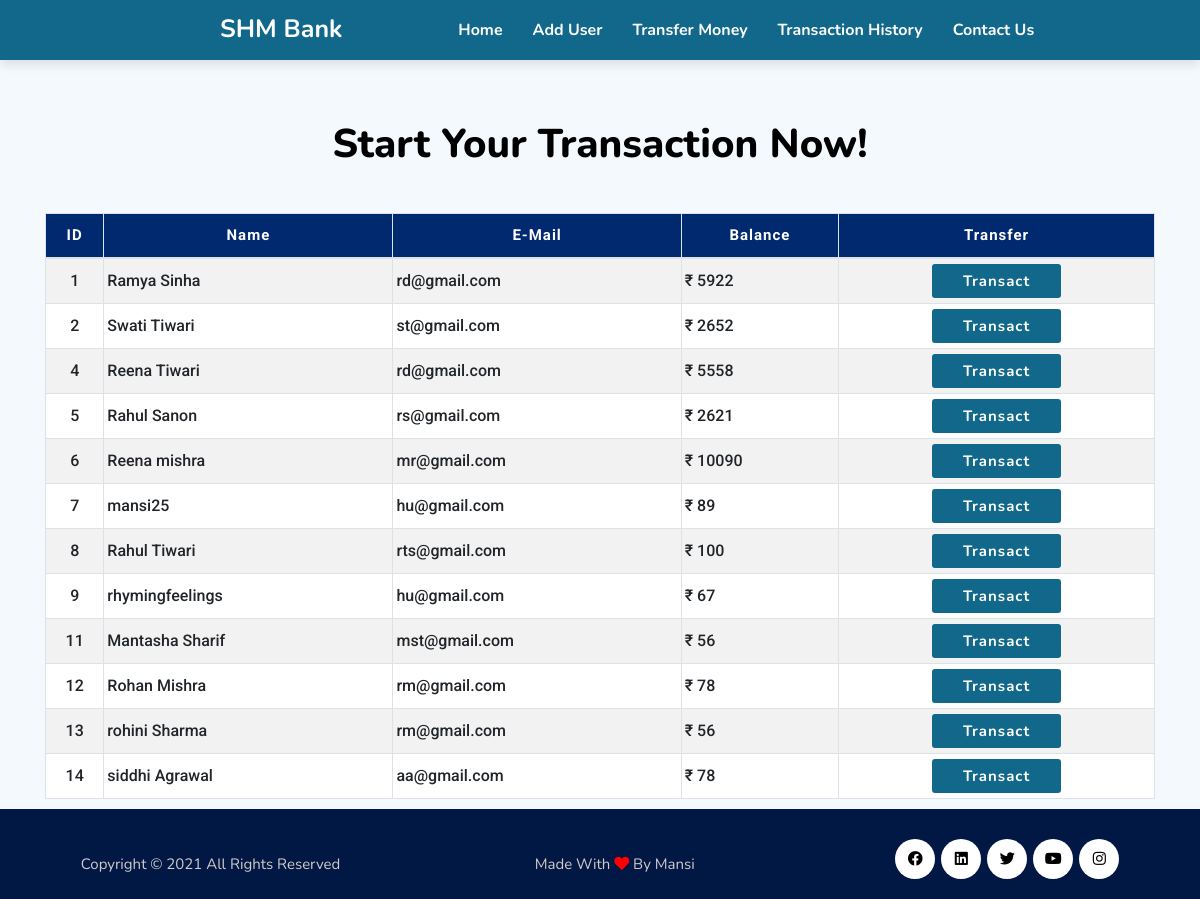
/transfer.php, run on the app's committed database.
### tables this page shows
CREATE TABLE `users` (
  `id` int(20) NOT NULL,
  `name` varchar(20) NOT NULL,
  `email` varchar(20) NOT NULL,
  `balance` int(100) NOT NULL
);

### transfer.php (the view, shortened to what this page needs)
<!DOCTYPE html>
<html lang="en">
<head>
    <link href="https://cdnjs.cloudflare.com/ajax/libs/font-awesome/5.13.0/css/all.min.css" rel="stylesheet">
    <link rel="stylesheet" href="https://stackpath.bootstrapcdn.com/bootstrap/4.5.2/css/bootstrap.min.css">
    <link rel="stylesheet" type="text/css" href="css/style.css">
</head>
<body>
<?php
   include 'config.php';
    $sql = "SELECT * FROM users";
    $result = mysqli_query($conn,$sql);
?>
<?php
  include 'navbar.php';
?>
<div class="heading">
    <h3> Start your Transaction Now!</h3>
</div>
<div class="container">
            <div class="row">
                <div class="col">
                    <div class="table-responsive-sm">
                    <table class="table table-hover table-sm table-striped table-condensed table-bordered">
                        <thead>
                            <tr>
                            <th scope="col" class="text-center py-3">ID</th>
                            <th scope="col" class="text-center py-3">Name</th>
                            <th scope="col" class="text-center py-3">E-Mail</th>
                            <th scope="col" class="text-center py-3">Balance</th>
                            <th scope="col" class="text-center py-3">Transfer</th>
                            </tr>
                        </thead>
                        <tbody>
                <?php
                    while($rows=mysqli_fetch_assoc($result)){
                ?>
                    <tr>
                        <td class="py-3 text-center"><?php echo $rows['id'] ?></td>
                        <td class="py-3"><?php echo $rows['name']?></td>
                        <td class="py-3"><?php echo $rows['email']?></td>
                        <td class="py-3">&#8377; <?php echo $rows['balance']?></td>
                        <td class="py-2 text-center "><a href="userdetails.php?id=<?php echo $rows['id'] ;?>"> <button type="button" style="background:rgb(17, 104, 138);;" class="btn">Transact</button></a></td>
                    </tr>
                <?php
                    }
                ?>
                </tbody>
            </table>
            </div>
        </div>
    </div>
    </div>
    <?php
include 'footer.php';
?>
</body>
</html>

### css/style.css (style rules this page uses)
* { margin: 0; padding: 0; box-sizing: border-box; font-family: 'Nunito', sans-serif; text-decoration: none; outline: none; border: none; text-transform:capitalize; transition: all .2s linear; }
html { font-size: 62.5%; overflow-x: hidden; scroll-behavior: smooth; scroll-padding-top: 6rem; }
body { background: rgb(244, 249, 253); }
button { background: rgb(17, 104, 138);; font-family: 'Nunito', sans-serif; font-weight:600; font-size:1.8rem; color:#fff; letter-spacing:0.1rem; }

### transfer.php (style rules this page uses)
table { font-size: 1.5rem; margin-top: 4rem; background: #fff; margin-bottom:3rem; }
thead th { background: #012970; font-family: "Roboto", sans-serif; color: #fff; letter-spacing: 0.1rem; }
tbody td { font-family: "Roboto", sans-serif; text-transform: none; font-size: 1.6rem; font-weight: 500; }
.btn { margin-top: 0; line-height: 0; padding: 1.6rem 3rem; border-radius: 0.2em; transition: 0.2s; color: #fff; font-size: 1.5rem; font-weight: bold; background: #4f15d8; }
.heading { text-align:center; margin-top:12rem; }
.heading h3 { color:black; font-size:4rem; font-weight:800; text-decoration:none; }

### data on the page
users: id "1", name "Ramya Sinha", email "rd@gmail.com", balance "5922"
users: id "2", name "Swati Tiwari", email "st@gmail.com", balance "2652"
users: id "4", name "Reena Tiwari", email "rd@gmail.com", balance "5558"
users: id "5", name "Rahul Sanon", email "rs@gmail.com", balance "2621"
users: id "6", name "Reena mishra", email "mr@gmail.com", balance "10090"
users: id "7", name "mansi25", email "hu@gmail.com", balance "89"
users: id "8", name "Rahul Tiwari", email "rts@gmail.com", balance "100"
users: id "9", name "rhymingfeelings", email "hu@gmail.com", balance "67"
users: id "11", name "Mantasha Sharif", email "mst@gmail.com", balance "56"
users: id "12", name "Rohan Mishra", email "rm@gmail.com", balance "78"
users: id "13", name "rohini Sharma", email "rm@gmail.com", balance "56"
users: id "14", name "siddhi Agrawal", email "aa@gmail.com", balance "78"
